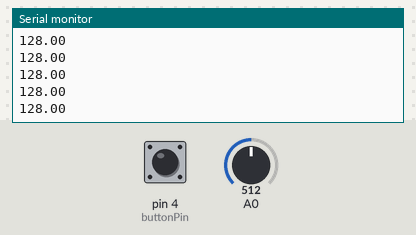
Recording of a sketch running on a simulated Arduino Uno, built with avr-gcc and run on an emulated ATmega328P. On the bench: the last lines printed to the serial monitor. The inputs (shaded band) are chosen by the test bench; at power-on: A0 = 512, pin 4 (buttonPin) LOW. Nothing arrives over Bluetooth unless stated.

Above: at 1.2 s.
1.3 s: A0 set to 716
At 2.0 s:
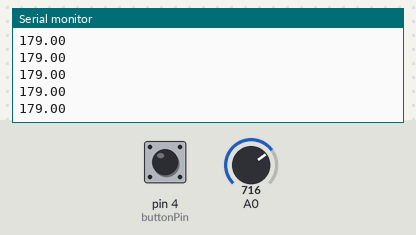
2.8 s: A0 set to 900
At 3.3 s:
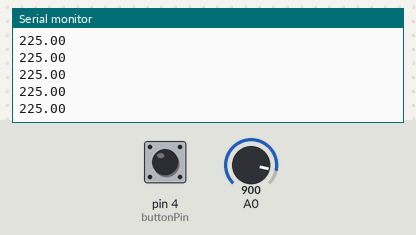
Timing chart, 0 to 5.8 s (numbered marks = the images above; inputs shaded):
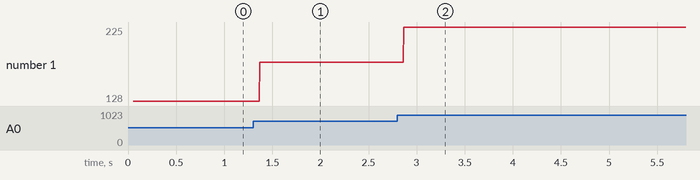

The sketch:

arduino2ble_button_pot_arduinoCode.ino
```cpp
/*

  The circuit:
  - Arduino MKR WiFi 1010 or Arduino Uno WiFi Rev2 board or arduino nano 33 iot
  - Button connected to pin D4
  - Potentionmeter on pin A0

*/

#include <ArduinoBLE.h>

const int buttonPin = 4; // set buttonPin to digital pin 4

// create service
BLEService myService("19B10010-E8F2-537E-4F6C-D104768A1214");

// create characteristics (it will store our values) and allow remote device to get notifications
BLEIntCharacteristic buttonCharacteristic("19B10012-E8F2-537E-4F6C-D104768A1211", BLERead | BLENotify);
BLEIntCharacteristic potCharacteristic("19B10012-E8F2-537E-4F6C-D104768A1212", BLERead | BLENotify);


void setup() {
  Serial.begin(9600);

  pinMode(buttonPin, INPUT); // use button pin as an input

  // begin initialization
  if (!BLE.begin()) {
    Serial.println("starting BLE failed!");
    while (1);
  }

  // set the local name peripheral advertises
  BLE.setLocalName("myBleDevice");
  // set the UUID for the service this peripheral advertises:
  BLE.setAdvertisedService(myService);

  // add the characteristics to the service;
  myService.addCharacteristic(buttonCharacteristic);
  myService.addCharacteristic(potCharacteristic);

  // add the service
  BLE.addService(myService);

  // write initial values to characteristics
  buttonCharacteristic.writeValue(0);
  potCharacteristic.writeValue(0);

  // start advertising
  BLE.advertise();

  Serial.println("Bluetooth device active, waiting for connections...");
}

void loop() {
  // poll for BLE events
  BLE.poll();
  buttonCharacteristic.writeValue(digitalRead(4));
  potCharacteristic.writeValue(map(analogRead(0), 0, 1023, 0, 255));
   Serial.println(analogRead(0)/4.);
}
```

Measured:
- after the input at 1.3 s, the serial monitor: prints a new line after 0.07 s (image 1)
- after the input at 2.8 s, the serial monitor: prints a new line after 0.07 s (image 2)
- plotted number 1: 128 → 179 after the input at 1.3 s, 179 → 225 after the input at 2.8 s
